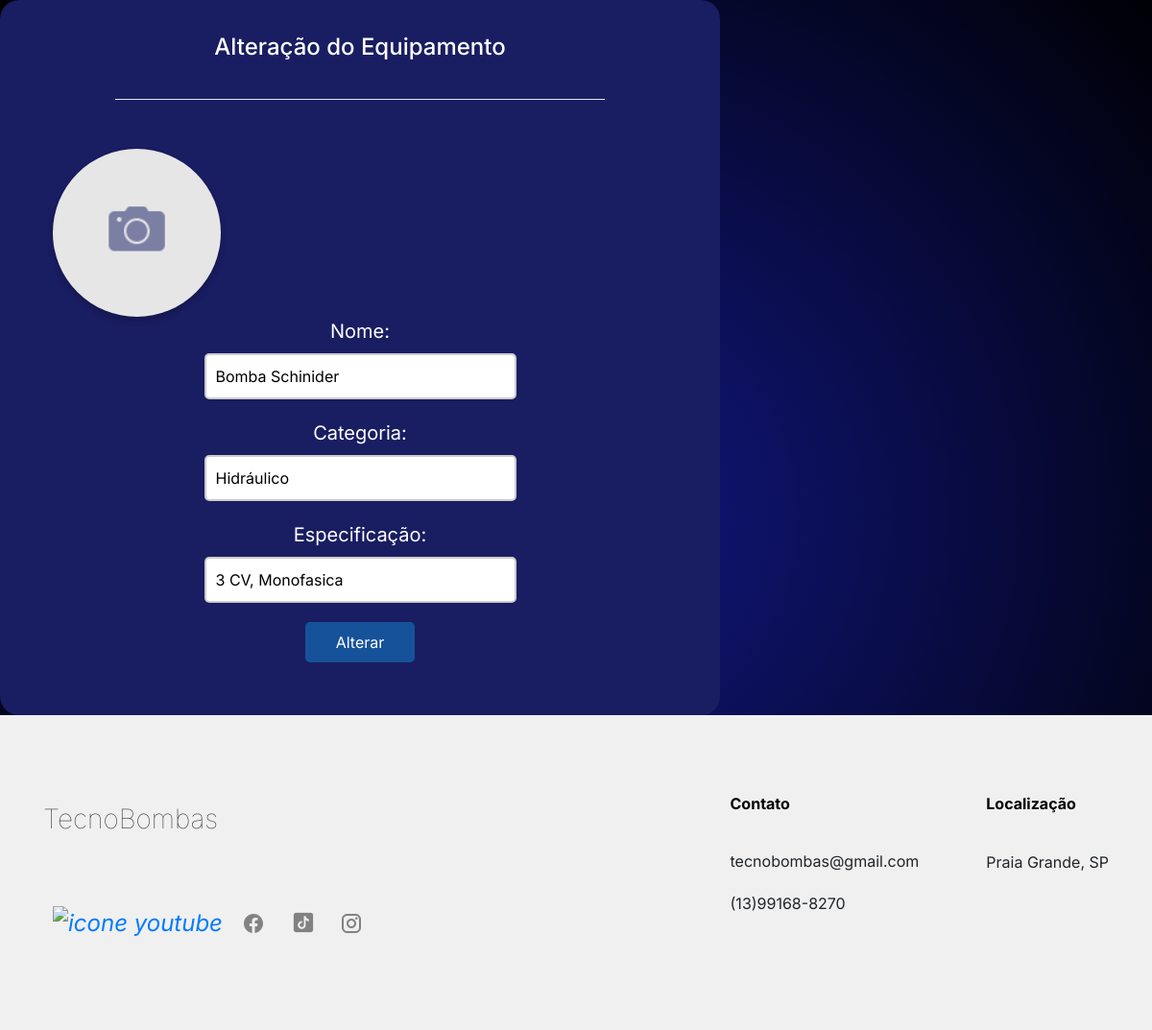
Page /editar/1 on the earlier database version.
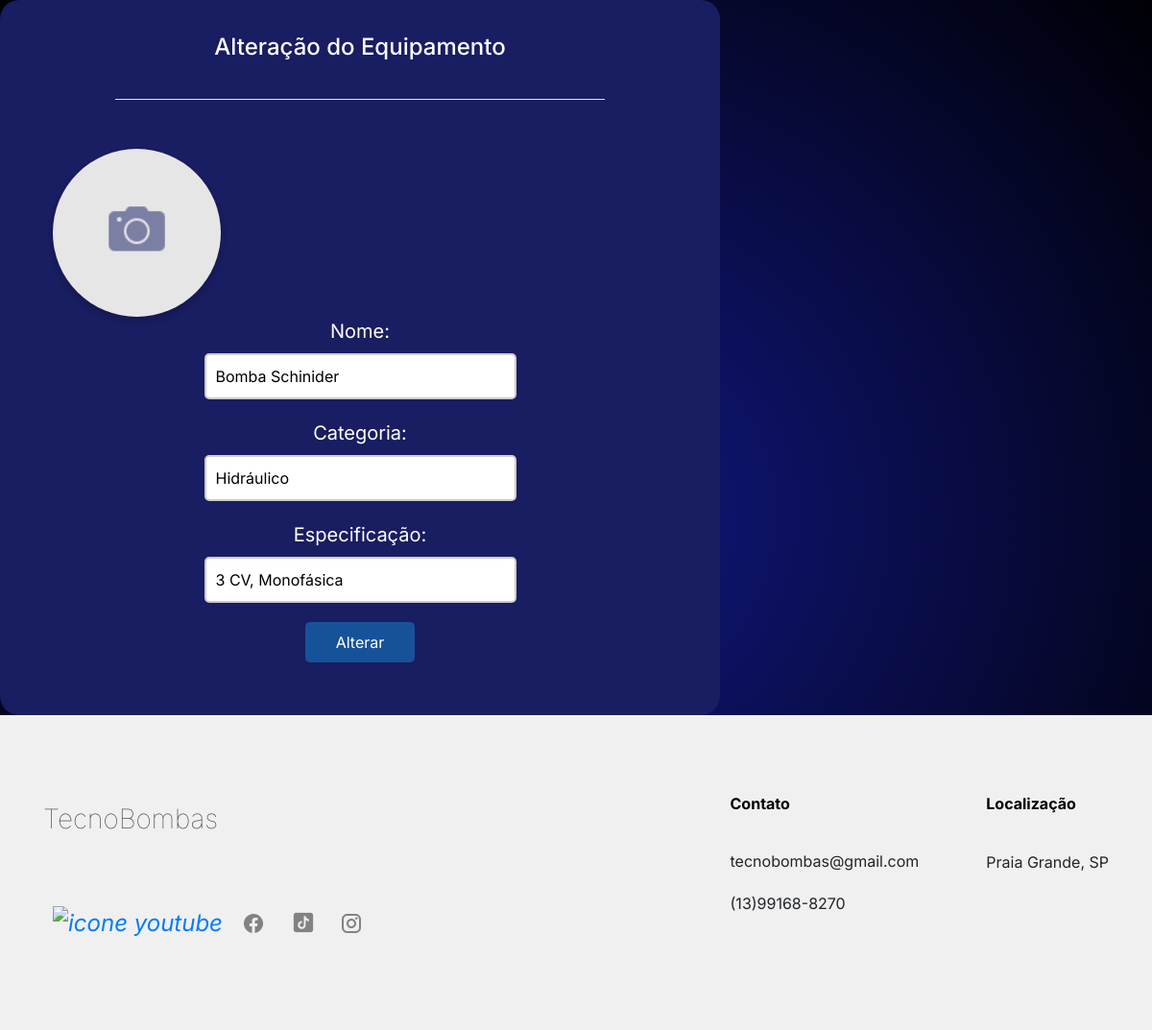
Same page on the later database version.
### tecnoApp/models.py (models this page shows, shortened)
class Equipamentos(models.Model):
    categoria = models.CharField(max_length=255)
    nome = models.CharField(max_length=255)
    especificacoes = models.CharField(max_length=255)
    foto = models.ImageField(upload_to='images/', null=True, blank=True)
    usuario = models.ForeignKey(
        Usuario,
        on_delete=models.CASCADE,
        related_name='equipamentos',
        null=True,
        blank=True,
    )

### tecnoApp/views.py (the view)
# urls.py: path('editar/<int:id_equipamento>', views.edt_equipamento, name="edt_equipamento"),
def edt_equipamento(request, id_equipamento):
    equipamento = Equipamentos.objects.get(id=id_equipamento)
    formEdt = FormEquipamento(request.POST or None, instance=equipamento)
    if request.POST:
        if formEdt.is_valid():
            formEdt.save()
            return redirect('principal')
    context = {
        'form' : formEdt
    }
    return render(request, 'edt_equipamento.html', context)

### tecnoApp/forms.py (shortened to what this page needs)
class FormEquipamento(forms.ModelForm):
    class Meta:
        model = Equipamentos
        fields = ('categoria', 'nome', 'especificacoes', 'foto')
        widgets = {
            'foto' : forms.FileInput(attrs={'accept': 'image/*'})
        }
    def __init__(self, *args, **kwargs):
        self.user = kwargs.pop('user', None)
        super().__init__(*args, **kwargs)

### tecnoApp/templates/edt_equipamento.html (shortened to what this page needs)
{% extends 'base.html' %}
{% load static %}
{% block extra_styles %}
<link rel="stylesheet" href="{% static 'style.css' %}">
{% endblock %}
{% block conteudo %}
<main>
    <div class="container-card">
        <div class="body-card">
            <h4>Alteração do Equipamento</h4>
            <hr>
            <form method="post">
                <div class="circle">
                    <img src="{% static 'images/pfp.png' %}" alt="Imagem do Equipamento">
                </div>
                <label for="nome">Nome:</label>
                <div class="input-group">
                    <input type="text" id="nome" name="nome" value="{{ form.nome.value }}" required>
                </div>
                <label for="categoria">Categoria:</label>
                <div class="input-group">
                    <input type="text" id="categoria" name="categoria" value="{{ form.categoria.value }}" required>
                </div>
                <label for="especificacao">Especificação:</label>
                <div class="input-group">
                    <input type="text" id="especificacao" name="especificacao" value="{{ form.especificacoes.value }}" required>
                </div>
                <button type="submit" class="bt">Alterar</button>
            </form>
        </div>
    </div>
</main>
{% endblock %}

Differences in the rows shown:
changed Equipamentos "Bomba Schinider": especificacao "3 CV, Monofasica" → "3 CV, Monofásica"
